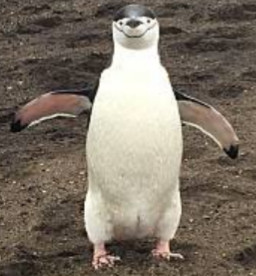
#> input picture mybook/opencv_king_book/ch14/pengiun.jpg, 256 x 276 px
$ python ch14_8.py
#> lines starting #> are read from the running program, lines starting #| are printed output that depends on the picture
# ch14_8.py
import cv2

src = cv2.imread("pengiun.jpg")         # 讀取影像
#> src is the input picture: shape (276, 256, 3); mean B, G, R 101.6, 114, 124.2
G0 = src
G1 = cv2.pyrDown(G0)                    # 第 1 次向下採樣
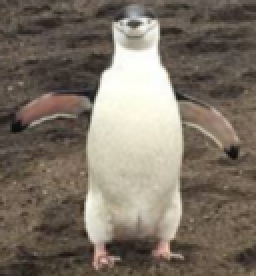
#> G1: shape (138, 128, 3) (shown 2 times larger); mean B, G, R 101.6, 114, 124.2
L0 = src - cv2.pyrUp(G1)                # 拉普拉斯影像
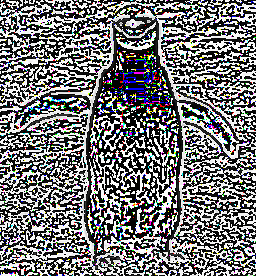
#> L0: shape (276, 256, 3); mean B, G, R 118.8, 117.5, 117.6
dst = L0 + cv2.pyrUp(G1)                # 恢復結果影像

print(f"src.shape = \n{src.shape}")     # 列印原始影像大小
#| src.shape =
#| (276, 256, 3)
print(f"dst.shape = \n{dst.shape}")     # 列印恢復影像大小
#| dst.shape =
#| (276, 256, 3)
cv2.imshow("Src",src)                   # 顯示原始影像
cv2.imshow("Dst",dst)                   # 顯示恢復影像

cv2.waitKey(0)
cv2.destroyAllWindows()
